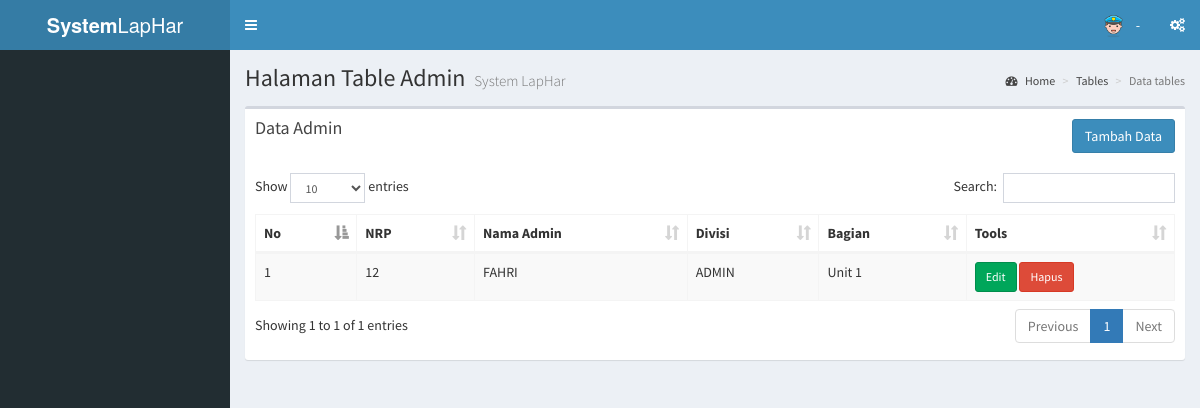
Screenshot of /index.php/admin with the database file from the repository.
### tables this page shows
CREATE TABLE `mst_user` (
  `mst_id_user` int(11) NOT NULL,
  `mst_username` varchar(50) NOT NULL,
  `mst_name_user` varchar(50) NOT NULL,
  `mst_NRP` varchar(50) NOT NULL,
  `mst_password` varchar(50) NOT NULL,
  `mst_id_bagian` int(11) NOT NULL,
  `mst_id_divisi` int(11) NOT NULL
);

CREATE TABLE `mst_divisi` (
  `mst_id_divisi` int(11) NOT NULL,
  `mst_name_divisi` varchar(50) DEFAULT NULL
);

CREATE TABLE `mst_bagian` (
  `mst_id_bagian` int(11) NOT NULL,
  `mst_name_bagian` varchar(50) DEFAULT NULL
);

### application/controllers/Admin.php (called while the page is built, shortened)
<?php
class Admin extends CI_Controller {
public function __construct(){
        $this->load->model('Madmin');
		$this->load->model('Mbagian');
		$this->load->model('Mdivisi');
    }
	public function index()
	{
		$this->load->model('Madmin');
		$this->load->model('Mbagian');
		$this->load->model('Mdivisi');
		$data['bag']=$this->Mbagian->getallbagian('mst_bagian');
		$data['divs']=$this->Mdivisi->getalldivisi('mst_divisi');
		$data['header']='template/view_header';
		$data['sidebar']='template/view_sidebar';
		$data['content']='admin/index';
		$data['footer']='template/view_footer';
		$data['user']=$this->Madmin->getall('mst_user');
		$this->load->view('template/view_index',$data);
	}
}

### index.php (called while the page is built, shortened)
<?php
require_once BASEPATH.'core/CodeIgniter.php';

### application/models/Madmin.php (called while the page is built, shortened)
<?php
class Madmin extends CI_Model {
	function getall($table){
	        $this->db->select('mst_user.mst_id_user, mst_user.mst_username,mst_user.mst_name_user,mst_user.mst_NRP, mst_user.mst_password, mst_user.mst_id_bagian, mst_user.mst_id_divisi,  mst_bagian.mst_name_bagian,mst_divisi.mst_name_divisi');
	        $this->db->join('mst_bagian','mst_bagian.mst_id_bagian=mst_user.mst_id_bagian');
	        $this->db->join('mst_divisi','mst_divisi.mst_id_divisi=mst_user.mst_id_divisi');
	        $data = $this->db->get($table);
	        return $data->result_array();
	 }
}

### application/views/admin/index.php (the view)
<div class="content-wrapper">
  <section class="content-header">
    <h1>
      Halaman Table Admin
      <small>System LapHar</small>
    </h1>
    <ol class="breadcrumb">
      <li><a href="#"><i class="fa fa-dashboard"></i> Home</a></li>
      <li><a href="#">Tables</a></li>
      <li class="active">Data tables</li>
    </ol>
  </section>
  <section class="content">
    <div class="row">
      <div class="col-xs-12">
        <div class="box">
          <div class="box-header">
            <h3 class="box-title">Data Admin</h3>
            <div class="pull-right">
                  <a href="<?php echo base_url();?>Admin/add" class="btn btn-block btn-primary">Tambah Data</a></div>
          </div>
          <div class="box-body">
            <table id="tabel_admin" class="table table-bordered table-striped">
              <thead>
              <tr>
                <th scope="col" class="border-0">No</th>
                <th scope="col" class="border-0">NRP</th>
                <th scope="col" class="border-0">Nama Admin</th>
                <th scope="col" class="border-0">Divisi</th>
                <th scope="col" class="border-0">Bagian</th>
                <th scope="col" class="border-0">Tools</th>
              </tr>
              </thead>
              <?php
                 $no = 1;
                 foreach ($user as $users) {
              ?>
              <tbody>
              <tr>
                <td><?php echo $no++;?></td>
                <td><?php echo $users['mst_NRP'];?></td>
                <td><?php echo $users['mst_name_user'];?></td>
                <td><?php echo $users['mst_name_divisi'];?></td>
                <td><?php echo $users['mst_name_bagian'];?></td>
                <td>
                    <a href="<?php echo site_url('admin/edit/'.$users['mst_id_user']); ?>" class="mb-2 btn btn-sm btn-success mr-1">Edit</a>
                    <a href="<?php echo site_url('admin/delete/'.$users['mst_id_user']); ?>" class="mb-2 btn btn-sm btn-danger mr-1">Hapus</a>
                        </td>
              </tr>
              <?php } ?>
              </tbody>
            </table>
          </div>
        </div>
      </div>
    </div>
  </section>
</div>

### rows the page displays
mst_user: mst_NRP "12", mst_name_user "FAHRI", mst_divisi.mst_name_divisi "ADMIN", mst_bagian.mst_name_bagian "Unit 1"
